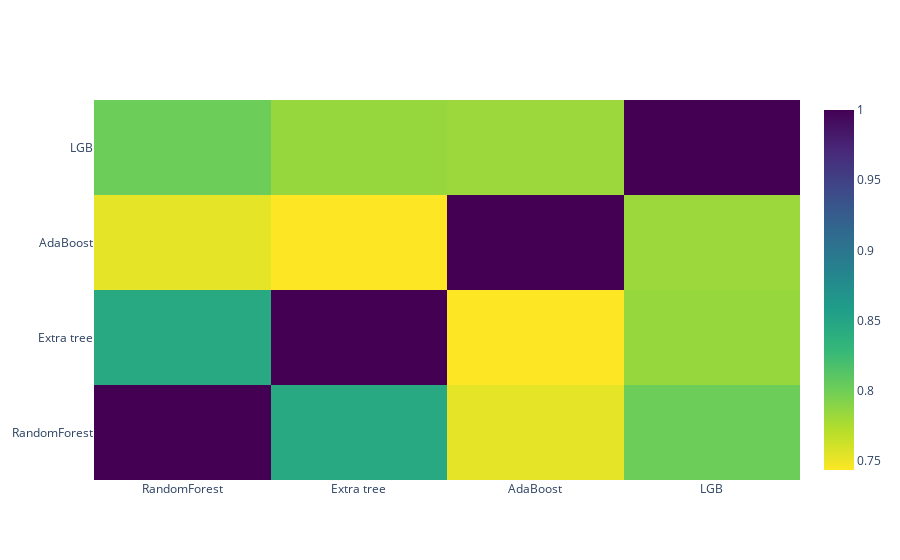

Here is the notebook cell this chart was saved with:
### Code cell
data = [
    go.Heatmap(
        z= base_predictions_train.astype(float).corr().values ,
        x=base_predictions_train.columns.values,
        y= base_predictions_train.columns.values,
          colorscale='Viridis',
            showscale=True,
            reversescale = True
    )
]
py.iplot(data, filename='labelled-heatmap')

### Figure 1 — Plotly figure (JSON) as saved in the notebook; plotly's stock layout.template omitted (floating-point values rounded to 4 significant figures)
{"data": [{"colorscale": [[0, "#440154"], [0.1111, "#482878"], [0.2222, "#3e4989"], [0.3333, "#31688e"], [0.4444, "#26828e"], [0.5556, "#1f9e89"], [0.6667, "#35b779"], [0.7778, "#6ece58"], [0.8889, "#b5de2b"], [1, "#fde725"]], "reversescale": true, "showscale": true, "type": "heatmap", "x": ["RandomForest", "Extra tree", "AdaBoost", "LGB"], "y": ["RandomForest", "Extra tree", "AdaBoost", "LGB"], "z": [[1, 0.8444, 0.7529, 0.8013], [0.8444, 1, 0.7435, 0.7842], [0.7529, 0.7435, 1, 0.7819], [0.8013, 0.7842, 0.7819, 1]]}], "layout": {}}
